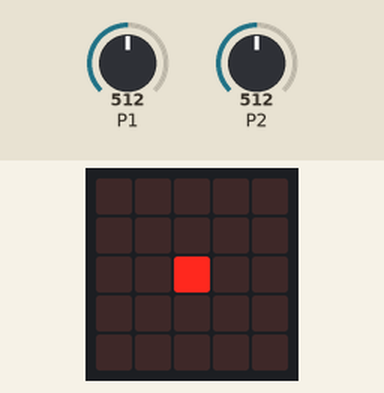
A program run on a simulated BBC micro:bit running MicroPython. Parts: the board's 5×5 LED display. The test bench sets the inputs (shaded band); at power-on: P1 = 512, P2 = 512 (analog values on the 0–1023 scale).

Above: at 0.4 s.
1.3 s: P1 set to 622
At 1.8 s:
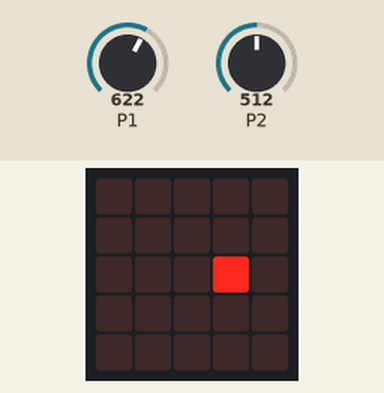
4.3 s: P2 set to 622
At 5.0 s:
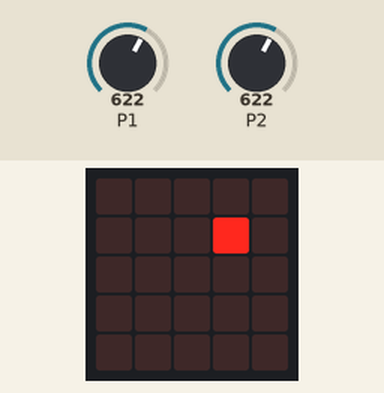
7.3 s: P1 set to 602
At 8.0 s:
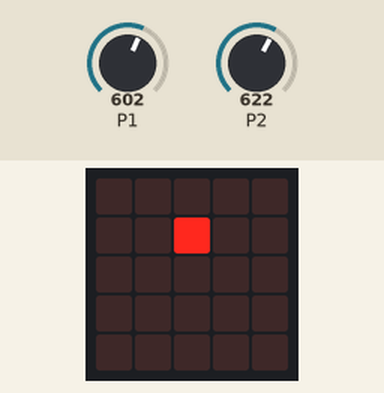
10.3 s: P2 set to 826
At 10.8 s:
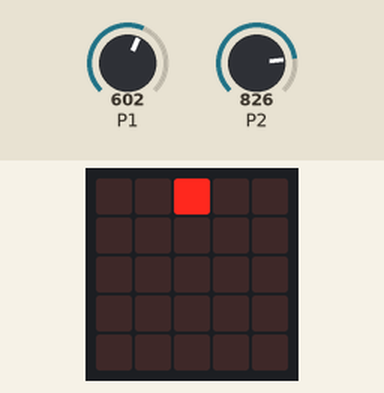
13.3 s: P1 set to 716
At 13.9 s:
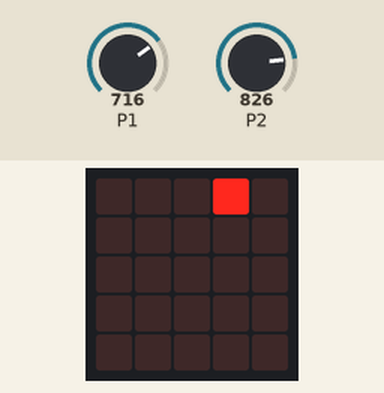
16.3 s: P2 set to 398
At 17.0 s:
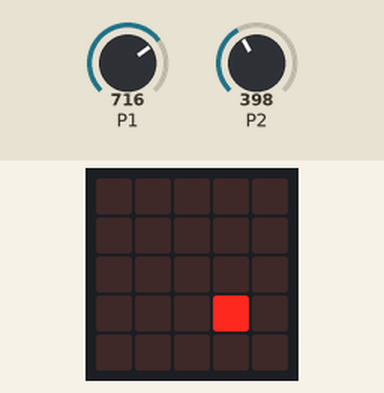
Timing chart, 0 to 19.3 s (numbered marks = the images above; inputs shaded):
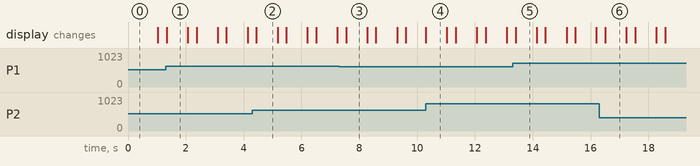

The program:

analog_test.py
```python
from microbit import *

while True:
    display.clear()
    p1 = pin1.read_analog()
    p2 = pin2.read_analog()
    if p1 <= 204:
        x = 0
    elif 204 < p1 <= 408:
        x = 1
    elif 408 < p1 <= 612:
        x = 2
    elif 612 < p1 <= 816:
        x = 3
    else:
        x = 4

    if p2 <= 204:
        y = 4
    elif 204 < p2 <= 408:
        y = 3
    elif 408 < p2 <= 612:
        y = 2
    elif 612 < p2 <= 816:
        y = 1
    else:
        y = 0

    display.set_pixel(x,y,9)
    
```

Measured:
- after the input at 1.3 s, the display: changes at once (image 1)
- after the input at 4.3 s, the display: changes after 0.14 s (image 2)
- after the input at 7.3 s, the display: changes after 0.24 s (image 3)
- after the input at 10.3 s, the display: changes at once (image 4)
- after the input at 13.3 s, the display: changes after 0.10 s (image 5)
- after the input at 16.3 s, the display: changes after 0.21 s (image 6)
- what the display in image 1 shows lasts 0.8 s, from 1.3 s to 2.1 s
